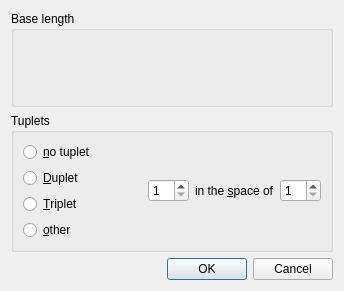
<?xml version="1.0" encoding="UTF-8"?>
<ui version="4.0">
 <class>WriteLengthDialog</class>
 <widget class="QDialog" name="WriteLengthDialog">
  <property name="geometry">
   <rect>
    <x>0</x>
    <y>0</y>
    <width>350</width>
    <height>312</height>
   </rect>
  </property>
  <property name="sizePolicy">
   <sizepolicy hsizetype="Fixed" vsizetype="Fixed">
    <horstretch>0</horstretch>
    <verstretch>0</verstretch>
   </sizepolicy>
  </property>
  <property name="windowTitle">
   <string>Cell Length</string>
  </property>
  <property name="locale">
   <locale language="English" country="UnitedStates"/>
  </property>
  <layout class="QVBoxLayout" name="verticalLayout">
   <property name="sizeConstraint">
    <enum>QLayout::SetFixedSize</enum>
   </property>
   <item>
    <widget class="QGroupBox" name="groupBoxBaseLength">
     <property name="minimumSize">
      <size>
       <width>280</width>
       <height>96</height>
      </size>
     </property>
     <property name="title">
      <string>Base length</string>
     </property>
     <layout class="QHBoxLayout" name="horizontalLayout_2">
      <item>
       <spacer name="horizontalSpacer">
        <property name="orientation">
         <enum>Qt::Horizontal</enum>
        </property>
        <property name="sizeHint" stdset="0">
         <size>
          <width>0</width>
          <height>20</height>
         </size>
        </property>
       </spacer>
      </item>
      <item>
       <widget class="QPushButton" name="pushButtonNote1">
        <property name="sizePolicy">
         <sizepolicy hsizetype="Fixed" vsizetype="Fixed">
          <horstretch>0</horstretch>
          <verstretch>0</verstretch>
         </sizepolicy>
        </property>
        <property name="minimumSize">
         <size>
          <width>32</width>
          <height>0</height>
         </size>
        </property>
        <property name="maximumSize">
         <size>
          <width>32</width>
          <height>16777215</height>
         </size>
        </property>
        <property name="focusPolicy">
         <enum>Qt::NoFocus</enum>
        </property>
        <property name="icon">
         <iconset resource="SpeedyMidi.qrc">
          <normaloff>:/images/Note1.png</normaloff>:/images/Note1.png</iconset>
        </property>
        <property name="iconSize">
         <size>
          <width>48</width>
          <height>48</height>
         </size>
        </property>
        <property name="checkable">
         <bool>true</bool>
        </property>
        <property name="autoExclusive">
         <bool>true</bool>
        </property>
        <property name="flat">
         <bool>true</bool>
        </property>
       </widget>
      </item>
      <item>
       <widget class="QPushButton" name="pushButtonNote2">
        <property name="minimumSize">
         <size>
          <width>32</width>
          <height>0</height>
         </size>
        </property>
        <property name="maximumSize">
         <size>
          <width>32</width>
          <height>16777215</height>
         </size>
        </property>
        <property name="focusPolicy">
         <enum>Qt::NoFocus</enum>
        </property>
        <property name="icon">
         <iconset resource="SpeedyMidi.qrc">
          <normaloff>:/images/Note2.png</normaloff>:/images/Note2.png</iconset>
        </property>
        <property name="iconSize">
         <size>
          <width>48</width>
          <height>48</height>
         </size>
        </property>
        <property name="checkable">
         <bool>true</bool>
        </property>
        <property name="autoExclusive">
         <bool>true</bool>
        </property>
        <property name="flat">
         <bool>true</bool>
        </property>
       </widget>
      </item>
      <item>
       <widget class="QPushButton" name="pushButtonNote4">
        <property name="minimumSize">
         <size>
          <width>32</width>
          <height>0</height>
         </size>
        </property>
        <property name="maximumSize">
         <size>
          <width>32</width>
          <height>16777215</height>
         </size>
        </property>
        <property name="focusPolicy">
         <enum>Qt::NoFocus</enum>
        </property>
        <property name="icon">
         <iconset resource="SpeedyMidi.qrc">
          <normaloff>:/images/Note4.png</normaloff>:/images/Note4.png</iconset>
        </property>
        <property name="iconSize">
         <size>
          <width>48</width>
          <height>48</height>
         </size>
        </property>
        <property name="checkable">
         <bool>true</bool>
        </property>
        <property name="autoExclusive">
         <bool>true</bool>
        </property>
        <property name="flat">
         <bool>true</bool>
        </property>
       </widget>
      </item>
      <item>
       <widget class="QPushButton" name="pushButtonNote8">
        <property name="minimumSize">
         <size>
          <width>32</width>
          <height>0</height>
         </size>
        </property>
        <property name="maximumSize">
         <size>
          <width>32</width>
          <height>16777215</height>
         </size>
        </property>
        <property name="focusPolicy">
         <enum>Qt::NoFocus</enum>
        </property>
        <property name="icon">
         <iconset resource="SpeedyMidi.qrc">
          <normaloff>:/images/Note8.png</normaloff>:/images/Note8.png</iconset>
        </property>
        <property name="iconSize">
         <size>
          <width>48</width>
          <height>48</height>
         </size>
        </property>
        <property name="checkable">
         <bool>true</bool>
        </property>
        <property name="autoExclusive">
         <bool>true</bool>
        </property>
        <property name="flat">
         <bool>true</bool>
        </property>
       </widget>
      </item>
      <item>
       <widget class="QPushButton" name="pushButtonNote16">
        <property name="minimumSize">
         <size>
          <width>32</width>
          <height>0</height>
         </size>
        </property>
        <property name="maximumSize">
         <size>
          <width>32</width>
          <height>16777215</height>
         </size>
        </property>
        <property name="focusPolicy">
         <enum>Qt::NoFocus</enum>
        </property>
        <property name="icon">
         <iconset resource="SpeedyMidi.qrc">
          <normaloff>:/images/Note16.png</normaloff>:/images/Note16.png</iconset>
        </property>
        <property name="iconSize">
         <size>
          <width>48</width>
          <height>48</height>
         </size>
        </property>
        <property name="checkable">
         <bool>true</bool>
        </property>
        <property name="autoExclusive">
         <bool>true</bool>
        </property>
        <property name="flat">
         <bool>true</bool>
        </property>
       </widget>
      </item>
      <item>
       <widget class="QPushButton" name="pushButtonNote32">
        <property name="minimumSize">
         <size>
          <width>32</width>
          <height>0</height>
         </size>
        </property>
        <property name="maximumSize">
         <size>
          <width>32</width>
          <height>16777215</height>
         </size>
        </property>
        <property name="focusPolicy">
         <enum>Qt::NoFocus</enum>
        </property>
        <property name="icon">
         <iconset resource="SpeedyMidi.qrc">
          <normaloff>:/images/Note32.png</normaloff>:/images/Note32.png</iconset>
        </property>
        <property name="iconSize">
         <size>
          <width>48</width>
          <height>48</height>
         </size>
        </property>
        <property name="checkable">
         <bool>true</bool>
        </property>
        <property name="autoExclusive">
         <bool>true</bool>
        </property>
        <property name="flat">
         <bool>true</bool>
        </property>
       </widget>
      </item>
      <item>
       <widget class="QPushButton" name="pushButtonNote64">
        <property name="minimumSize">
         <size>
          <width>32</width>
          <height>0</height>
         </size>
        </property>
        <property name="maximumSize">
         <size>
          <width>32</width>
          <height>16777215</height>
         </size>
        </property>
        <property name="focusPolicy">
         <enum>Qt::NoFocus</enum>
        </property>
        <property name="icon">
         <iconset resource="SpeedyMidi.qrc">
          <normaloff>:/images/Note64.png</normaloff>:/images/Note64.png</iconset>
        </property>
        <property name="iconSize">
         <size>
          <width>48</width>
          <height>48</height>
         </size>
        </property>
        <property name="checkable">
         <bool>true</bool>
        </property>
        <property name="autoExclusive">
         <bool>true</bool>
        </property>
        <property name="flat">
         <bool>true</bool>
        </property>
       </widget>
      </item>
      <item>
       <widget class="QPushButton" name="pushButtonNote128">
        <property name="sizePolicy">
         <sizepolicy hsizetype="Fixed" vsizetype="Fixed">
          <horstretch>0</horstretch>
          <verstretch>0</verstretch>
         </sizepolicy>
        </property>
        <property name="minimumSize">
         <size>
          <width>32</width>
          <height>0</height>
         </size>
        </property>
        <property name="maximumSize">
         <size>
          <width>32</width>
          <height>16777215</height>
         </size>
        </property>
        <property name="focusPolicy">
         <enum>Qt::NoFocus</enum>
        </property>
        <property name="icon">
         <iconset resource="SpeedyMidi.qrc">
          <normaloff>:/images/Note128.png</normaloff>:/images/Note128.png</iconset>
        </property>
        <property name="iconSize">
         <size>
          <width>48</width>
          <height>48</height>
         </size>
        </property>
        <property name="checkable">
         <bool>true</bool>
        </property>
        <property name="autoExclusive">
         <bool>true</bool>
        </property>
        <property name="flat">
         <bool>true</bool>
        </property>
       </widget>
      </item>
      <item>
       <spacer name="horizontalSpacer_2">
        <property name="orientation">
         <enum>Qt::Horizontal</enum>
        </property>
        <property name="sizeHint" stdset="0">
         <size>
          <width>0</width>
          <height>20</height>
         </size>
        </property>
       </spacer>
      </item>
     </layout>
    </widget>
   </item>
   <item>
    <widget class="QGroupBox" name="groupBoxTuplet">
     <property name="title">
      <string>Tuplets</string>
     </property>
     <layout class="QHBoxLayout" name="horizontalLayout">
      <item>
       <layout class="QVBoxLayout" name="verticalLayout_3">
        <item>
         <widget class="QRadioButton" name="radioButtonNoTuplet">
          <property name="text">
           <string>&amp;no tuplet</string>
          </property>
          <property name="checkable">
           <bool>true</bool>
          </property>
          <property name="autoExclusive">
           <bool>true</bool>
          </property>
         </widget>
        </item>
        <item>
         <widget class="QRadioButton" name="radioButtonDuplet">
          <property name="text">
           <string>&amp;Duplet</string>
          </property>
          <property name="checkable">
           <bool>true</bool>
          </property>
          <property name="autoExclusive">
           <bool>true</bool>
          </property>
         </widget>
        </item>
        <item>
         <widget class="QRadioButton" name="radioButtonTriplet">
          <property name="text">
           <string>&amp;Triplet</string>
          </property>
          <property name="checkable">
           <bool>true</bool>
          </property>
          <property name="autoExclusive">
           <bool>true</bool>
          </property>
         </widget>
        </item>
        <item>
         <widget class="QRadioButton" name="radioButtonOtherTuplet">
          <property name="text">
           <string>&amp;other</string>
          </property>
          <property name="checkable">
           <bool>true</bool>
          </property>
          <property name="autoExclusive">
           <bool>true</bool>
          </property>
         </widget>
        </item>
       </layout>
      </item>
      <item>
       <spacer name="horizontalSpacer_3">
        <property name="orientation">
         <enum>Qt::Horizontal</enum>
        </property>
        <property name="sizeHint" stdset="0">
         <size>
          <width>0</width>
          <height>20</height>
         </size>
        </property>
       </spacer>
      </item>
      <item>
       <layout class="QHBoxLayout" name="horizontalLayout_3">
        <item>
         <widget class="QSpinBox" name="spinBoxDenominator">
          <property name="minimum">
           <number>1</number>
          </property>
          <property name="maximum">
           <number>15</number>
          </property>
         </widget>
        </item>
        <item>
         <widget class="QLabel" name="labelNominator">
          <property name="text">
           <string>in the &amp;space of</string>
          </property>
          <property name="buddy">
           <cstring>spinBoxNominator</cstring>
          </property>
         </widget>
        </item>
        <item>
         <widget class="QSpinBox" name="spinBoxNominator">
          <property name="minimum">
           <number>1</number>
          </property>
          <property name="maximum">
           <number>15</number>
          </property>
         </widget>
        </item>
       </layout>
      </item>
     </layout>
    </widget>
   </item>
   <item>
    <widget class="QDialogButtonBox" name="buttonBox">
     <property name="orientation">
      <enum>Qt::Horizontal</enum>
     </property>
     <property name="standardButtons">
      <set>QDialogButtonBox::Cancel|QDialogButtonBox::Ok</set>
     </property>
    </widget>
   </item>
  </layout>
 </widget>
 <tabstops>
  <tabstop>radioButtonNoTuplet</tabstop>
  <tabstop>radioButtonDuplet</tabstop>
  <tabstop>radioButtonTriplet</tabstop>
  <tabstop>radioButtonOtherTuplet</tabstop>
  <tabstop>spinBoxDenominator</tabstop>
  <tabstop>spinBoxNominator</tabstop>
  <tabstop>buttonBox</tabstop>
 </tabstops>
 <resources>
  <include location="SpeedyMidi.qrc"/>
 </resources>
 <connections>
  <connection>
   <sender>buttonBox</sender>
   <signal>accepted()</signal>
   <receiver>WriteLengthDialog</receiver>
   <slot>accept()</slot>
   <hints>
    <hint type="sourcelabel">
     <x>257</x>
     <y>302</y>
    </hint>
    <hint type="destinationlabel">
     <x>157</x>
     <y>274</y>
    </hint>
   </hints>
  </connection>
  <connection>
   <sender>buttonBox</sender>
   <signal>rejected()</signal>
   <receiver>WriteLengthDialog</receiver>
   <slot>reject()</slot>
   <hints>
    <hint type="sourcelabel">
     <x>325</x>
     <y>302</y>
    </hint>
    <hint type="destinationlabel">
     <x>286</x>
     <y>274</y>
    </hint>
   </hints>
  </connection>
 </connections>
</ui>
